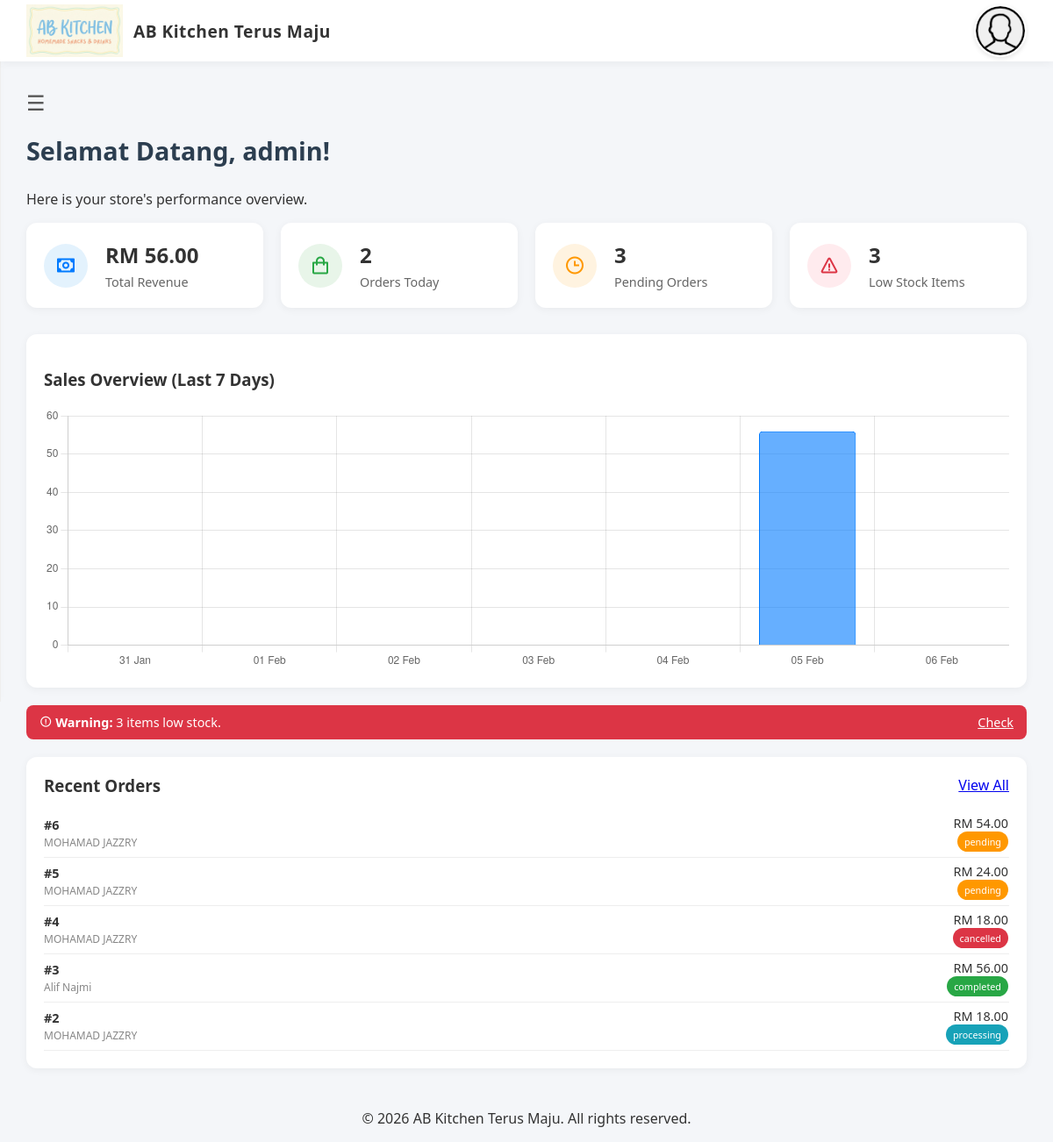
The page /admin (signed in) on the database as committed earlier.
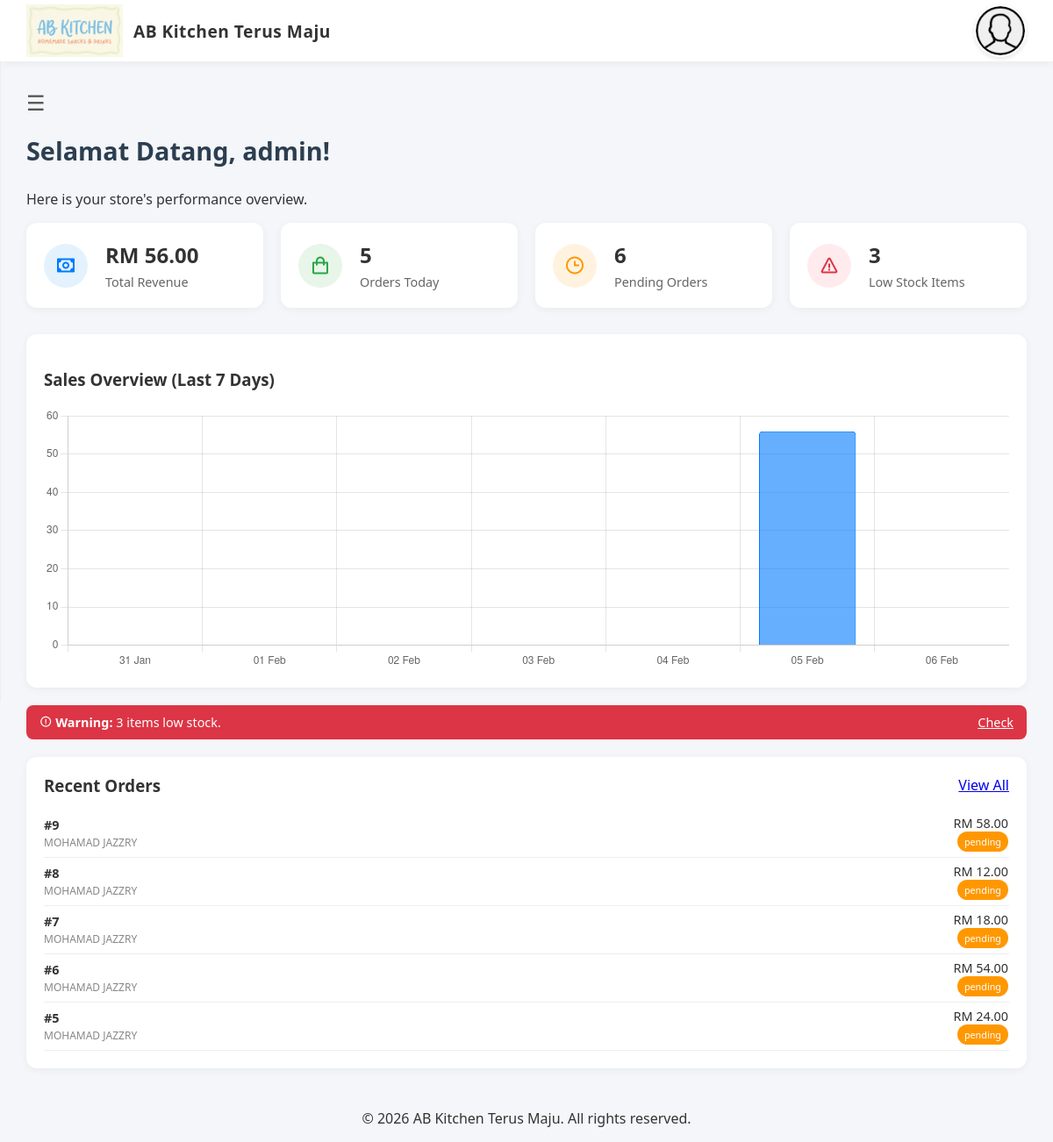
The same page on the database as committed later.
### tables this page shows
CREATE TABLE orders (
                id INTEGER PRIMARY KEY AUTOINCREMENT,
                user_id INTEGER, -- Cashier who processed the order
                customer_name TEXT, -- Optional, for reference
                total_amount REAL NOT NULL DEFAULT 0.00,
                status TEXT DEFAULT 'completed', -- 'pending', 'completed', 'cancelled'
                created_at DATETIME DEFAULT CURRENT_TIMESTAMP, customer_email TEXT, customer_phone TEXT, delivery_method TEXT DEFAULT 'pickup', shipping_address TEXT, payment_method TEXT DEFAULT 'manual', receipt_image TEXT,
                FOREIGN KEY (user_id) REFERENCES users(id) ON DELETE SET NULL
            );

### pages/dashboard/admin_dashboard.php (the view, shortened to what the changed rows need)
<?php
include("../../header.php");
$username = $_SESSION['username'] ?? 'Admin';
try {
    $today_start = date('Y-m-d 00:00:00');
    $stmt = $pdo->prepare("SELECT COUNT(*) FROM orders WHERE created_at >= ?");
    $stmt->execute([$today_start]);
    $orders_today = $stmt->fetchColumn();
    $stmt = $pdo->query("SELECT COUNT(*) FROM orders WHERE status = 'pending'");
    $pending_orders = $stmt->fetchColumn();
    $sales_data = [];
    $labels = [];
    for ($i = 6; $i >= 0; $i--) {
        $date = date('Y-m-d', strtotime("-$i days"));
        $labels[] = date('d M', strtotime($date));
        $stmt = $pdo->prepare("SELECT SUM(total_amount) FROM orders WHERE date(created_at) = ? AND status = 'completed'");
        $stmt->execute([$date]);
        $val = $stmt->fetchColumn() ?: 0;
        $sales_data[] = $val;
    }
    $stmt = $pdo->query("SELECT * FROM orders ORDER BY created_at DESC LIMIT 5");
    $recent_orders = $stmt->fetchAll();
} catch (PDOException $e) {
    echo "DB Error: " . $e->getMessage();
}
?>
<main class="dashboard-container" id="main">
    <div class="dashboard-header">
        <div class="welcome-banner">
            <h1>Selamat Datang, <?= htmlspecialchars($username) ?>!</h1>
        </div>
    </div>
    <div class="dashboard-content">
        <div class="stats-grid">
            <div class="stat-card">
                <div class="stat-info">
                    <h3><?= $orders_today ?></h3>
                    <p>Orders Today</p>
                </div>
            </div>
            <div class="stat-card">
                <div class="stat-info">
                    <h3><?= $pending_orders ?></h3>
                    <p>Pending Orders</p>
                </div>
            </div>
        </div>
        <div class="dashboard-split">
            <div class="recent-section">
                <div style="background:white;padding:20px;border-radius:12px;box-shadow:0 2px 10px rgba(0,0,0,0.05);">
                    <table style="width:100%;border-collapse:collapse;font-size:0.9em;">
                        <tbody>
                            <?php foreach ($recent_orders as $o): ?>
                            <tr style="border-bottom:1px solid #eee;">
                                <td style="padding:8px 0;">
                                    <strong>#<?= $o['id'] ?></strong><br>
                                    <small style="color:#888;"><?= htmlspecialchars($o['customer_name']) ?></small>
                                </td>
                                <td style="text-align:right;">
                                    RM <?= number_format($o['total_amount'], 2) ?><br>
                                    <span class="badge status-<?= $o['status'] ?>" style="font-size:0.75em;"><?= $o['status'] ?></span>
                                </td>
                            </tr>
                            <?php endforeach; ?>
                        </tbody>
                    </table>
                </div>
            </div>
        </div>
    </div>
</main>
<script>
const ctx = document.getElementById('salesChart').getContext('2d');
new Chart(ctx, {
    type: 'bar',
    data: {
        labels: <?= json_encode($labels) ?>,
        datasets: [{
            label: 'Sales (RM)',
            data: <?= json_encode($sales_data) ?>,
            backgroundColor: 'rgba(0, 123, 255, 0.6)',
            borderColor: 'rgba(0, 123, 255, 1)',
            borderWidth: 1,
            borderRadius: 4
        }]
    },
    options: {
        responsive: true,
        maintainAspectRatio: false,
        plugins: {
            legend: { display: false }
        },
        scales: {
            y: { beginAtZero: true }
        }
    }
});
</script>

Rows that differ between the two databases and show on the page:
no longer on this page (row unchanged): orders: id "4", customer_name "MOHAMAD JAZZRY", total_amount "18.00", status "cancelled"
no longer on this page (row unchanged): orders: id "3", customer_name "Alif Najmi", total_amount "56.00", status "completed"
no longer on this page (row unchanged): orders: id "2", customer_name "MOHAMAD JAZZRY", total_amount "18.00", status "processing"
added orders: id "9", customer_name "MOHAMAD JAZZRY", total_amount "58.00", status "pending"
added orders: id "8", customer_name "MOHAMAD JAZZRY", total_amount "12.00", status "pending"
added orders: id "7", customer_name "MOHAMAD JAZZRY", total_amount "18.00", status "pending"
Other text that changed with them:
$orders_today: "2" → "5"
$pending_orders: "3" → "6"
